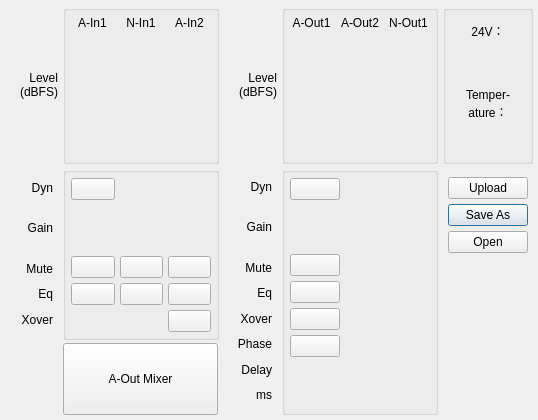
<?xml version="1.0" encoding="UTF-8"?>
<ui version="4.0">
 <class>DevSetting_RT1052_Poe_60W_2_4_FangTu</class>
 <widget class="QDialog" name="DevSetting_RT1052_Poe_60W_2_4_FangTu">
  <property name="geometry">
   <rect>
    <x>0</x>
    <y>0</y>
    <width>538</width>
    <height>420</height>
   </rect>
  </property>
  <property name="minimumSize">
   <size>
    <width>50</width>
    <height>50</height>
   </size>
  </property>
  <property name="windowTitle">
   <string>Dialog</string>
  </property>
  <property name="form" stdset="0">
   <string>Mute</string>
  </property>
  <layout class="QGridLayout" name="gridLayout_6">
   <property name="leftMargin">
    <number>5</number>
   </property>
   <property name="topMargin">
    <number>5</number>
   </property>
   <property name="rightMargin">
    <number>5</number>
   </property>
   <property name="bottomMargin">
    <number>5</number>
   </property>
   <property name="horizontalSpacing">
    <number>5</number>
   </property>
   <property name="verticalSpacing">
    <number>3</number>
   </property>
   <item row="0" column="0">
    <layout class="QVBoxLayout" name="verticalLayout_4">
     <item>
      <spacer name="verticalSpacer">
       <property name="orientation">
        <enum>Qt::Vertical</enum>
       </property>
       <property name="sizeHint" stdset="0">
        <size>
         <width>20</width>
         <height>40</height>
        </size>
       </property>
      </spacer>
     </item>
     <item>
      <widget class="QLabel" name="label_8">
       <property name="text">
        <string>Level</string>
       </property>
       <property name="alignment">
        <set>Qt::AlignRight|Qt::AlignTrailing|Qt::AlignVCenter</set>
       </property>
      </widget>
     </item>
     <item>
      <widget class="QLabel" name="label_12">
       <property name="text">
        <string>(dBFS)</string>
       </property>
       <property name="alignment">
        <set>Qt::AlignRight|Qt::AlignTrailing|Qt::AlignVCenter</set>
       </property>
      </widget>
     </item>
     <item>
      <spacer name="verticalSpacer_2">
       <property name="orientation">
        <enum>Qt::Vertical</enum>
       </property>
       <property name="sizeHint" stdset="0">
        <size>
         <width>20</width>
         <height>40</height>
        </size>
       </property>
      </spacer>
     </item>
    </layout>
   </item>
   <item row="0" column="1">
    <widget class="QGroupBox" name="groupBox_4">
     <property name="maximumSize">
      <size>
       <width>16777215</width>
       <height>16777215</height>
      </size>
     </property>
     <property name="title">
      <string/>
     </property>
     <layout class="QGridLayout" name="gridLayout">
      <property name="leftMargin">
       <number>5</number>
      </property>
      <property name="topMargin">
       <number>5</number>
      </property>
      <property name="rightMargin">
       <number>5</number>
      </property>
      <property name="bottomMargin">
       <number>5</number>
      </property>
      <property name="spacing">
       <number>5</number>
      </property>
      <item row="1" column="1" alignment="Qt::AlignLeft">
       <widget class="VolumeWidget" name="Meter_N_1" native="true">
        <property name="minimumSize">
         <size>
          <width>33</width>
          <height>121</height>
         </size>
        </property>
        <property name="maximumSize">
         <size>
          <width>33</width>
          <height>121</height>
         </size>
        </property>
        <property name="MaxValue" stdset="0">
         <number>0</number>
        </property>
        <property name="MinValue" stdset="0">
         <number>-100</number>
        </property>
        <property name="SingleTrack" stdset="0">
         <bool>true</bool>
        </property>
        <property name="ScaleLabel" stdset="0">
         <bool>true</bool>
        </property>
       </widget>
      </item>
      <item row="0" column="0">
       <widget class="QLabel" name="label">
        <property name="text">
         <string>A-In1</string>
        </property>
        <property name="alignment">
         <set>Qt::AlignCenter</set>
        </property>
       </widget>
      </item>
      <item row="1" column="2" alignment="Qt::AlignLeft">
       <widget class="VolumeWidget" name="Meter_A_2" native="true">
        <property name="minimumSize">
         <size>
          <width>33</width>
          <height>121</height>
         </size>
        </property>
        <property name="maximumSize">
         <size>
          <width>33</width>
          <height>121</height>
         </size>
        </property>
        <property name="MaxValue" stdset="0">
         <number>0</number>
        </property>
        <property name="MinValue" stdset="0">
         <number>-100</number>
        </property>
        <property name="SingleTrack" stdset="0">
         <bool>true</bool>
        </property>
        <property name="ScaleLabel" stdset="0">
         <bool>true</bool>
        </property>
       </widget>
      </item>
      <item row="0" column="2">
       <widget class="QLabel" name="label_2">
        <property name="text">
         <string>A-In2</string>
        </property>
        <property name="alignment">
         <set>Qt::AlignCenter</set>
        </property>
       </widget>
      </item>
      <item row="0" column="1">
       <widget class="QLabel" name="label_5">
        <property name="text">
         <string>N-In1</string>
        </property>
        <property name="alignment">
         <set>Qt::AlignCenter</set>
        </property>
       </widget>
      </item>
      <item row="1" column="0" alignment="Qt::AlignLeft">
       <widget class="VolumeWidget" name="Meter_A_1" native="true">
        <property name="minimumSize">
         <size>
          <width>33</width>
          <height>121</height>
         </size>
        </property>
        <property name="maximumSize">
         <size>
          <width>33</width>
          <height>121</height>
         </size>
        </property>
        <property name="MaxValue" stdset="0">
         <number>0</number>
        </property>
        <property name="MinValue" stdset="0">
         <number>-100</number>
        </property>
        <property name="SingleTrack" stdset="0">
         <bool>true</bool>
        </property>
        <property name="ScaleLabel" stdset="0">
         <bool>true</bool>
        </property>
       </widget>
      </item>
     </layout>
    </widget>
   </item>
   <item row="0" column="2">
    <layout class="QVBoxLayout" name="verticalLayout_3">
     <item>
      <spacer name="verticalSpacer_3">
       <property name="orientation">
        <enum>Qt::Vertical</enum>
       </property>
       <property name="sizeHint" stdset="0">
        <size>
         <width>20</width>
         <height>40</height>
        </size>
       </property>
      </spacer>
     </item>
     <item>
      <widget class="QLabel" name="label_26">
       <property name="text">
        <string>Level</string>
       </property>
       <property name="alignment">
        <set>Qt::AlignRight|Qt::AlignTrailing|Qt::AlignVCenter</set>
       </property>
      </widget>
     </item>
     <item>
      <widget class="QLabel" name="label_25">
       <property name="text">
        <string>(dBFS)</string>
       </property>
       <property name="alignment">
        <set>Qt::AlignRight|Qt::AlignTrailing|Qt::AlignVCenter</set>
       </property>
      </widget>
     </item>
     <item>
      <spacer name="verticalSpacer_4">
       <property name="orientation">
        <enum>Qt::Vertical</enum>
       </property>
       <property name="sizeHint" stdset="0">
        <size>
         <width>20</width>
         <height>40</height>
        </size>
       </property>
      </spacer>
     </item>
    </layout>
   </item>
   <item row="0" column="3">
    <widget class="QGroupBox" name="groupBox_5">
     <property name="maximumSize">
      <size>
       <width>16777215</width>
       <height>16777215</height>
      </size>
     </property>
     <property name="title">
      <string/>
     </property>
     <layout class="QGridLayout" name="gridLayout_3">
      <property name="leftMargin">
       <number>5</number>
      </property>
      <property name="topMargin">
       <number>5</number>
      </property>
      <property name="rightMargin">
       <number>5</number>
      </property>
      <property name="bottomMargin">
       <number>5</number>
      </property>
      <property name="spacing">
       <number>5</number>
      </property>
      <item row="0" column="0">
       <widget class="QLabel" name="label_11">
        <property name="text">
         <string>A-Out1</string>
        </property>
        <property name="alignment">
         <set>Qt::AlignCenter</set>
        </property>
       </widget>
      </item>
      <item row="1" column="2" alignment="Qt::AlignLeft">
       <widget class="VolumeWidget" name="Meter_N_Out" native="true">
        <property name="minimumSize">
         <size>
          <width>33</width>
          <height>121</height>
         </size>
        </property>
        <property name="maximumSize">
         <size>
          <width>33</width>
          <height>121</height>
         </size>
        </property>
        <property name="MaxValue" stdset="0">
         <number>0</number>
        </property>
        <property name="MinValue" stdset="0">
         <number>-100</number>
        </property>
        <property name="SingleTrack" stdset="0">
         <bool>true</bool>
        </property>
        <property name="ScaleLabel" stdset="0">
         <bool>true</bool>
        </property>
       </widget>
      </item>
      <item row="1" column="0" alignment="Qt::AlignLeft">
       <widget class="VolumeWidget" name="Meter_AL" native="true">
        <property name="minimumSize">
         <size>
          <width>33</width>
          <height>121</height>
         </size>
        </property>
        <property name="maximumSize">
         <size>
          <width>33</width>
          <height>121</height>
         </size>
        </property>
        <property name="MaxValue" stdset="0">
         <number>0</number>
        </property>
        <property name="MinValue" stdset="0">
         <number>-100</number>
        </property>
        <property name="SingleTrack" stdset="0">
         <bool>true</bool>
        </property>
        <property name="ScaleLabel" stdset="0">
         <bool>true</bool>
        </property>
       </widget>
      </item>
      <item row="0" column="1">
       <widget class="QLabel" name="label_18">
        <property name="lineWidth">
         <number>1</number>
        </property>
        <property name="text">
         <string>A-Out2</string>
        </property>
        <property name="alignment">
         <set>Qt::AlignCenter</set>
        </property>
       </widget>
      </item>
      <item row="1" column="1" alignment="Qt::AlignLeft">
       <widget class="VolumeWidget" name="Meter_AR" native="true">
        <property name="minimumSize">
         <size>
          <width>33</width>
          <height>121</height>
         </size>
        </property>
        <property name="maximumSize">
         <size>
          <width>33</width>
          <height>121</height>
         </size>
        </property>
        <property name="MaxValue" stdset="0">
         <number>0</number>
        </property>
        <property name="MinValue" stdset="0">
         <number>-100</number>
        </property>
        <property name="SingleTrack" stdset="0">
         <bool>true</bool>
        </property>
        <property name="ScaleLabel" stdset="0">
         <bool>true</bool>
        </property>
       </widget>
      </item>
      <item row="0" column="2">
       <widget class="QLabel" name="label_14">
        <property name="text">
         <string>N-Out1</string>
        </property>
        <property name="alignment">
         <set>Qt::AlignCenter</set>
        </property>
       </widget>
      </item>
     </layout>
    </widget>
   </item>
   <item row="0" column="4">
    <widget class="QGroupBox" name="groupBox_6">
     <property name="title">
      <string/>
     </property>
     <layout class="QGridLayout" name="gridLayout_5">
      <property name="leftMargin">
       <number>5</number>
      </property>
      <property name="topMargin">
       <number>5</number>
      </property>
      <property name="rightMargin">
       <number>5</number>
      </property>
      <property name="bottomMargin">
       <number>5</number>
      </property>
      <property name="spacing">
       <number>5</number>
      </property>
      <item row="0" column="0">
       <widget class="QLabel" name="label_3">
        <property name="text">
         <string>24V：</string>
        </property>
        <property name="alignment">
         <set>Qt::AlignCenter</set>
        </property>
       </widget>
      </item>
      <item row="2" column="0">
       <widget class="QLabel" name="label_4">
        <property name="text">
         <string>Temper-ature：</string>
        </property>
        <property name="alignment">
         <set>Qt::AlignCenter</set>
        </property>
        <property name="wordWrap">
         <bool>true</bool>
        </property>
       </widget>
      </item>
      <item row="1" column="0">
       <widget class="QLabel" name="_24v">
        <property name="text">
         <string/>
        </property>
        <property name="alignment">
         <set>Qt::AlignCenter</set>
        </property>
       </widget>
      </item>
      <item row="3" column="0">
       <widget class="QLabel" name="_Temperature">
        <property name="text">
         <string/>
        </property>
        <property name="alignment">
         <set>Qt::AlignCenter</set>
        </property>
       </widget>
      </item>
     </layout>
    </widget>
   </item>
   <item row="1" column="0">
    <widget class="QWidget" name="widget_3" native="true">
     <layout class="QVBoxLayout" name="verticalLayout_2">
      <property name="spacing">
       <number>5</number>
      </property>
      <property name="leftMargin">
       <number>5</number>
      </property>
      <property name="topMargin">
       <number>10</number>
      </property>
      <property name="rightMargin">
       <number>5</number>
      </property>
      <property name="bottomMargin">
       <number>10</number>
      </property>
      <item>
       <widget class="QLabel" name="label_16">
        <property name="minimumSize">
         <size>
          <width>43</width>
          <height>0</height>
         </size>
        </property>
        <property name="text">
         <string>Dyn</string>
        </property>
        <property name="alignment">
         <set>Qt::AlignRight|Qt::AlignTrailing|Qt::AlignVCenter</set>
        </property>
       </widget>
      </item>
      <item>
       <widget class="QLabel" name="label_15">
        <property name="minimumSize">
         <size>
          <width>0</width>
          <height>50</height>
         </size>
        </property>
        <property name="text">
         <string>Gain</string>
        </property>
        <property name="alignment">
         <set>Qt::AlignRight|Qt::AlignTrailing|Qt::AlignVCenter</set>
        </property>
       </widget>
      </item>
      <item>
       <widget class="QLabel" name="label_9">
        <property name="text">
         <string>Mute</string>
        </property>
        <property name="alignment">
         <set>Qt::AlignRight|Qt::AlignTrailing|Qt::AlignVCenter</set>
        </property>
       </widget>
      </item>
      <item>
       <widget class="QLabel" name="label_17">
        <property name="text">
         <string>Eq</string>
        </property>
        <property name="alignment">
         <set>Qt::AlignRight|Qt::AlignTrailing|Qt::AlignVCenter</set>
        </property>
       </widget>
      </item>
      <item>
       <widget class="QLabel" name="label_19">
        <property name="text">
         <string>Xover</string>
        </property>
        <property name="alignment">
         <set>Qt::AlignRight|Qt::AlignTrailing|Qt::AlignVCenter</set>
        </property>
       </widget>
      </item>
     </layout>
    </widget>
   </item>
   <item row="1" column="1">
    <widget class="QGroupBox" name="groupBox">
     <property name="maximumSize">
      <size>
       <width>16777215</width>
       <height>16777215</height>
      </size>
     </property>
     <property name="title">
      <string/>
     </property>
     <layout class="QGridLayout" name="gridLayout_2">
      <property name="leftMargin">
       <number>5</number>
      </property>
      <property name="topMargin">
       <number>5</number>
      </property>
      <property name="rightMargin">
       <number>5</number>
      </property>
      <property name="bottomMargin">
       <number>5</number>
      </property>
      <property name="spacing">
       <number>5</number>
      </property>
      <item row="2" column="1">
       <widget class="QPushButton" name="NIn1_Channel_Mute">
        <property name="focusPolicy">
         <enum>Qt::NoFocus</enum>
        </property>
        <property name="text">
         <string/>
        </property>
        <property name="checkable">
         <bool>true</bool>
        </property>
        <property name="form" stdset="0">
         <cstring>Mute</cstring>
        </property>
       </widget>
      </item>
      <item row="3" column="2">
       <widget class="QPushButton" name="AIn2_Channel_Eq">
        <property name="focusPolicy">
         <enum>Qt::NoFocus</enum>
        </property>
        <property name="text">
         <string/>
        </property>
       </widget>
      </item>
      <item row="3" column="0">
       <widget class="QPushButton" name="AIn1_Channel_Eq">
        <property name="focusPolicy">
         <enum>Qt::NoFocus</enum>
        </property>
        <property name="text">
         <string/>
        </property>
       </widget>
      </item>
      <item row="2" column="0">
       <widget class="QPushButton" name="AIn1_Channel_Mute">
        <property name="focusPolicy">
         <enum>Qt::NoFocus</enum>
        </property>
        <property name="text">
         <string/>
        </property>
        <property name="checkable">
         <bool>true</bool>
        </property>
        <property name="form" stdset="0">
         <cstring>Mute</cstring>
        </property>
       </widget>
      </item>
      <item row="0" column="0">
       <widget class="QPushButton" name="AIn1_Channel_Dyn">
        <property name="focusPolicy">
         <enum>Qt::NoFocus</enum>
        </property>
        <property name="text">
         <string/>
        </property>
       </widget>
      </item>
      <item row="2" column="2">
       <widget class="QPushButton" name="AIn2_Channel_Mute">
        <property name="focusPolicy">
         <enum>Qt::NoFocus</enum>
        </property>
        <property name="text">
         <string/>
        </property>
        <property name="checkable">
         <bool>true</bool>
        </property>
        <property name="form" stdset="0">
         <cstring>Mute</cstring>
        </property>
       </widget>
      </item>
      <item row="3" column="1">
       <widget class="QPushButton" name="NIn1_Channel_Eq">
        <property name="focusPolicy">
         <enum>Qt::NoFocus</enum>
        </property>
        <property name="text">
         <string/>
        </property>
       </widget>
      </item>
      <item row="4" column="2">
       <widget class="QPushButton" name="AIn2_xover">
        <property name="focusPolicy">
         <enum>Qt::NoFocus</enum>
        </property>
        <property name="text">
         <string/>
        </property>
       </widget>
      </item>
      <item row="1" column="0">
       <widget class="ConfigGainWidget" name="AIn1_Channel_Gain" native="true">
        <property name="minimumSize">
         <size>
          <width>50</width>
          <height>50</height>
         </size>
        </property>
        <property name="MinValue" stdset="0">
         <double>-60.000000000000000</double>
        </property>
        <property name="MaxValue" stdset="0">
         <double>12.000000000000000</double>
        </property>
       </widget>
      </item>
      <item row="1" column="1">
       <widget class="ConfigGainWidget" name="NIn1_Channel_Gain" native="true">
        <property name="minimumSize">
         <size>
          <width>50</width>
          <height>50</height>
         </size>
        </property>
        <property name="MinValue" stdset="0">
         <double>-60.000000000000000</double>
        </property>
        <property name="MaxValue" stdset="0">
         <double>12.000000000000000</double>
        </property>
       </widget>
      </item>
      <item row="1" column="2">
       <widget class="ConfigGainWidget" name="AIn2_Channel_Gain" native="true">
        <property name="minimumSize">
         <size>
          <width>50</width>
          <height>50</height>
         </size>
        </property>
        <property name="MinValue" stdset="0">
         <double>-60.000000000000000</double>
        </property>
        <property name="MaxValue" stdset="0">
         <double>12.000000000000000</double>
        </property>
       </widget>
      </item>
     </layout>
    </widget>
   </item>
   <item row="1" column="2" rowspan="2">
    <widget class="QWidget" name="widget_2" native="true">
     <layout class="QVBoxLayout" name="verticalLayout">
      <property name="spacing">
       <number>5</number>
      </property>
      <property name="leftMargin">
       <number>5</number>
      </property>
      <property name="topMargin">
       <number>10</number>
      </property>
      <property name="rightMargin">
       <number>5</number>
      </property>
      <property name="bottomMargin">
       <number>10</number>
      </property>
      <item>
       <widget class="QLabel" name="label_23">
        <property name="text">
         <string>Dyn</string>
        </property>
        <property name="alignment">
         <set>Qt::AlignRight|Qt::AlignTrailing|Qt::AlignVCenter</set>
        </property>
       </widget>
      </item>
      <item>
       <widget class="QLabel" name="label_22">
        <property name="minimumSize">
         <size>
          <width>0</width>
          <height>50</height>
         </size>
        </property>
        <property name="text">
         <string>Gain</string>
        </property>
        <property name="alignment">
         <set>Qt::AlignRight|Qt::AlignTrailing|Qt::AlignVCenter</set>
        </property>
       </widget>
      </item>
      <item>
       <widget class="QLabel" name="label_10">
        <property name="text">
         <string>Mute</string>
        </property>
        <property name="alignment">
         <set>Qt::AlignRight|Qt::AlignTrailing|Qt::AlignVCenter</set>
        </property>
       </widget>
      </item>
      <item>
       <widget class="QLabel" name="label_13">
        <property name="text">
         <string>Eq</string>
        </property>
        <property name="alignment">
         <set>Qt::AlignRight|Qt::AlignTrailing|Qt::AlignVCenter</set>
        </property>
       </widget>
      </item>
      <item>
       <widget class="QLabel" name="label_21">
        <property name="minimumSize">
         <size>
          <width>43</width>
          <height>0</height>
         </size>
        </property>
        <property name="text">
         <string>Xover</string>
        </property>
        <property name="alignment">
         <set>Qt::AlignRight|Qt::AlignTrailing|Qt::AlignVCenter</set>
        </property>
       </widget>
      </item>
      <item>
       <widget class="QLabel" name="label_24">
        <property name="text">
         <string>Phase</string>
        </property>
        <property name="alignment">
         <set>Qt::AlignRight|Qt::AlignTrailing|Qt::AlignVCenter</set>
        </property>
       </widget>
      </item>
      <item>
       <widget class="QLabel" name="label_20">
        <property name="text">
         <string>Delay</string>
        </property>
        <property name="alignment">
         <set>Qt::AlignRight|Qt::AlignTrailing|Qt::AlignVCenter</set>
        </property>
       </widget>
      </item>
      <item>
       <widget class="QLabel" name="label_27">
        <property name="text">
         <string>ms</string>
        </property>
        <property name="alignment">
         <set>Qt::AlignRight|Qt::AlignTrailing|Qt::AlignVCenter</set>
        </property>
       </widget>
      </item>
     </layout>
    </widget>
   </item>
   <item row="1" column="3" rowspan="2">
    <widget class="QGroupBox" name="groupBox_3">
     <property name="maximumSize">
      <size>
       <width>170</width>
       <height>16777215</height>
      </size>
     </property>
     <property name="title">
      <string/>
     </property>
     <layout class="QGridLayout" name="gridLayout_4">
      <property name="leftMargin">
       <number>5</number>
      </property>
      <property name="topMargin">
       <number>5</number>
      </property>
      <property name="rightMargin">
       <number>5</number>
      </property>
      <property name="bottomMargin">
       <number>5</number>
      </property>
      <property name="spacing">
       <number>5</number>
      </property>
      <item row="4" column="0">
       <widget class="QPushButton" name="AIn1_Mute">
        <property name="minimumSize">
         <size>
          <width>50</width>
          <height>0</height>
         </size>
        </property>
        <property name="focusPolicy">
         <enum>Qt::NoFocus</enum>
        </property>
        <property name="text">
         <string/>
        </property>
        <property name="checkable">
         <bool>true</bool>
        </property>
        <property name="form" stdset="0">
         <cstring>Mute</cstring>
        </property>
       </widget>
      </item>
      <item row="6" column="0">
       <widget class="QPushButton" name="AIn1_xover">
        <property name="minimumSize">
         <size>
          <width>50</width>
          <height>0</height>
         </size>
        </property>
        <property name="focusPolicy">
         <enum>Qt::NoFocus</enum>
        </property>
        <property name="text">
         <string/>
        </property>
       </widget>
      </item>
      <item row="1" column="0">
       <widget class="ConfigGainWidget" name="AIn1_Gain" native="true">
        <property name="minimumSize">
         <size>
          <width>50</width>
          <height>50</height>
         </size>
        </property>
        <property name="MinValue" stdset="0">
         <double>-60.000000000000000</double>
        </property>
        <property name="MaxValue" stdset="0">
         <double>12.000000000000000</double>
        </property>
       </widget>
      </item>
      <item row="5" column="0">
       <widget class="QPushButton" name="AIn1_Eq">
        <property name="minimumSize">
         <size>
          <width>50</width>
          <height>0</height>
         </size>
        </property>
        <property name="focusPolicy">
         <enum>Qt::NoFocus</enum>
        </property>
        <property name="text">
         <string/>
        </property>
       </widget>
      </item>
      <item row="1" column="1">
       <widget class="QLabel" name="label_6">
        <property name="minimumSize">
         <size>
          <width>50</width>
          <height>0</height>
         </size>
        </property>
        <property name="maximumSize">
         <size>
          <width>50</width>
          <height>16777215</height>
         </size>
        </property>
        <property name="text">
         <string/>
        </property>
       </widget>
      </item>
      <item row="0" column="0">
       <widget class="QPushButton" name="AIn1_Dyn">
        <property name="minimumSize">
         <size>
          <width>50</width>
          <height>0</height>
         </size>
        </property>
        <property name="focusPolicy">
         <enum>Qt::NoFocus</enum>
        </property>
        <property name="text">
         <string/>
        </property>
       </widget>
      </item>
      <item row="7" column="0">
       <widget class="QPushButton" name="AIn1_Phase">
        <property name="minimumSize">
         <size>
          <width>50</width>
          <height>0</height>
         </size>
        </property>
        <property name="focusPolicy">
         <enum>Qt::NoFocus</enum>
        </property>
        <property name="text">
         <string/>
        </property>
        <property name="checkable">
         <bool>true</bool>
        </property>
       </widget>
      </item>
      <item row="1" column="2">
       <widget class="QLabel" name="label_7">
        <property name="minimumSize">
         <size>
          <width>50</width>
          <height>0</height>
         </size>
        </property>
        <property name="maximumSize">
         <size>
          <width>50</width>
          <height>16777215</height>
         </size>
        </property>
        <property name="text">
         <string/>
        </property>
       </widget>
      </item>
      <item row="8" column="0">
       <widget class="ConfigGainWidget" name="AIn1_Delay" native="true">
        <property name="minimumSize">
         <size>
          <width>50</width>
          <height>50</height>
         </size>
        </property>
       </widget>
      </item>
     </layout>
    </widget>
   </item>
   <item row="2" column="1" alignment="Qt::AlignHCenter">
    <widget class="QPushButton" name="AOut_Mixter">
     <property name="minimumSize">
      <size>
       <width>155</width>
       <height>72</height>
      </size>
     </property>
     <property name="maximumSize">
      <size>
       <width>16777215</width>
       <height>16777215</height>
      </size>
     </property>
     <property name="focusPolicy">
      <enum>Qt::NoFocus</enum>
     </property>
     <property name="text">
      <string>A-Out Mixer</string>
     </property>
    </widget>
   </item>
   <item row="1" column="4" rowspan="2">
    <widget class="QWidget" name="widget" native="true">
     <layout class="QVBoxLayout" name="verticalLayout_5">
      <property name="spacing">
       <number>5</number>
      </property>
      <property name="leftMargin">
       <number>5</number>
      </property>
      <property name="topMargin">
       <number>10</number>
      </property>
      <property name="rightMargin">
       <number>5</number>
      </property>
      <property name="bottomMargin">
       <number>5</number>
      </property>
      <item>
       <widget class="QPushButton" name="save">
        <property name="focusPolicy">
         <enum>Qt::NoFocus</enum>
        </property>
        <property name="text">
         <string>Upload</string>
        </property>
       </widget>
      </item>
      <item>
       <widget class="QPushButton" name="saveAsBtn">
        <property name="text">
         <string>Save As</string>
        </property>
       </widget>
      </item>
      <item>
       <widget class="QPushButton" name="loadBtn">
        <property name="text">
         <string>Open</string>
        </property>
       </widget>
      </item>
      <item>
       <spacer name="verticalSpacer_5">
        <property name="orientation">
         <enum>Qt::Vertical</enum>
        </property>
        <property name="sizeHint" stdset="0">
         <size>
          <width>20</width>
          <height>40</height>
         </size>
        </property>
       </spacer>
      </item>
     </layout>
    </widget>
   </item>
  </layout>
 </widget>
 <customwidgets>
  <customwidget>
   <class>ConfigGainWidget</class>
   <extends>QWidget</extends>
   <header location="global">customWidget/configgainwidget.h</header>
   <container>1</container>
  </customwidget>
  <customwidget>
   <class>VolumeWidget</class>
   <extends>QWidget</extends>
   <header>customWidget/volumewidget.h</header>
   <container>1</container>
  </customwidget>
 </customwidgets>
 <resources/>
 <connections/>
</ui>
